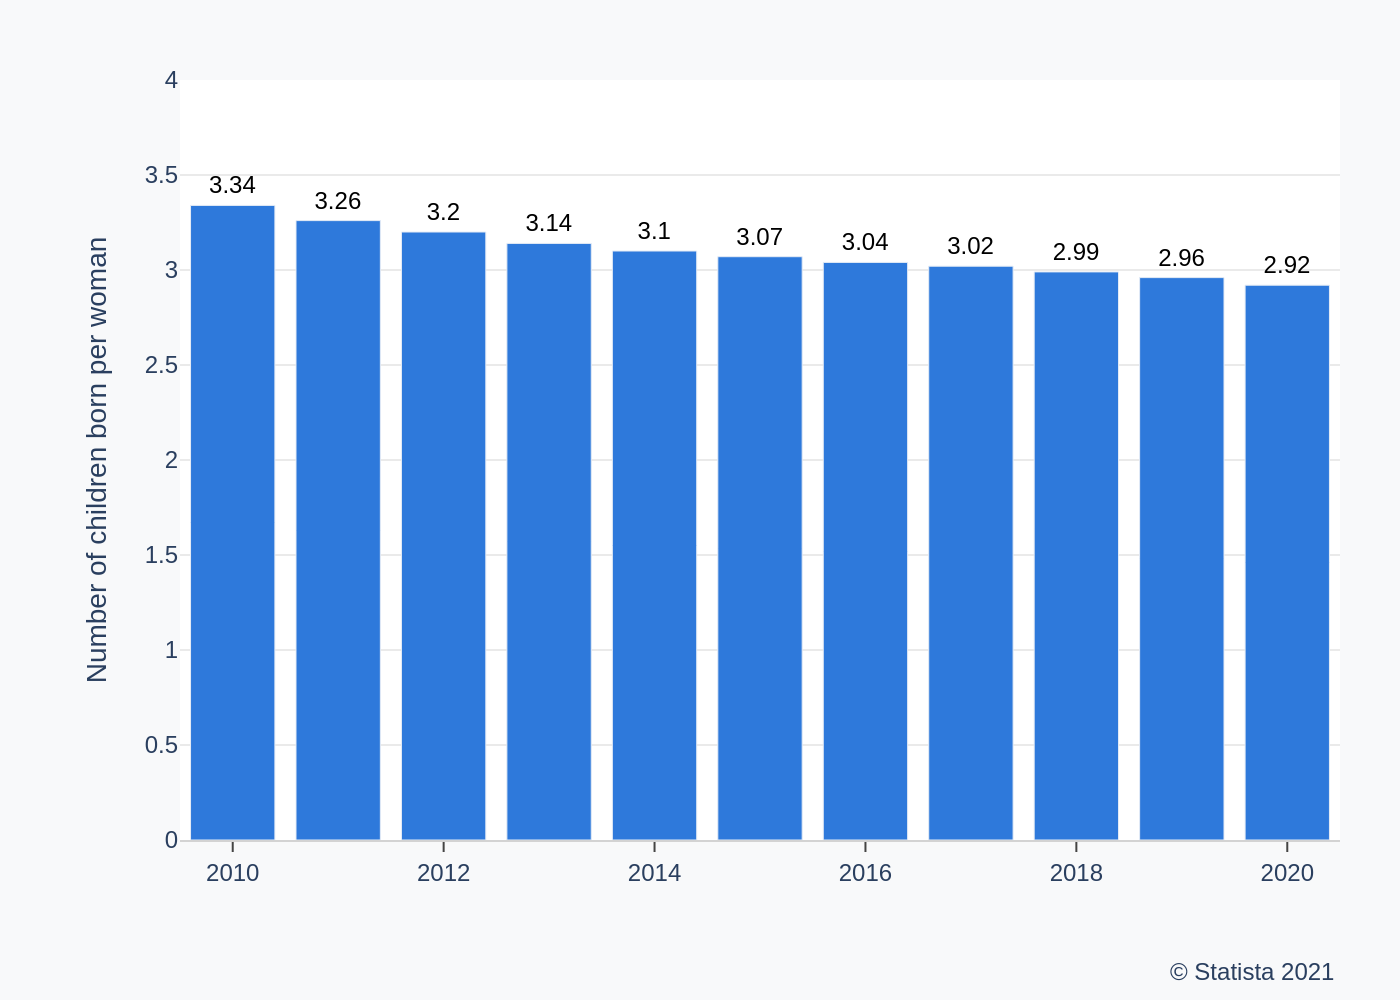

Reproduce this figure in Python.
import sys
import json
import os
import plotly.graph_objects as go

if len(sys.argv) != 2:
    print("Usage: python <script_name>.py <json_file_path>")
    sys.exit(1)

json_file_path = sys.argv[1]
base_filename = os.path.splitext(os.path.basename(json_file_path))[0]
output_image_path = f"{base_filename}.png"

with open(json_file_path, 'r', encoding='utf-8') as f:
    config = json.load(f)

chart_data = config['chart_data']
texts = config['texts']
colors = config['colors']

x_values = [item['x'] for item in chart_data]
y_values = [item['y'] for item in chart_data]

fig = go.Figure()

fig.add_trace(go.Bar(
    x=x_values,
    y=y_values,
    marker_color=colors[0],
    text=y_values,
    textposition='outside',
    texttemplate='%{y}',
    cliponaxis=False
))

fig.update_layout(
    font_family="Arial",
    plot_bgcolor='white',
    paper_bgcolor='#F8F9FA',
    showlegend=False,
    xaxis=dict(
        title_text=texts.get('x_axis_title'),
        showgrid=False,
        showline=True,
        linecolor='lightgray',
        ticks='outside'
    ),
    yaxis=dict(
        title_text=texts.get('y_axis_title'),
        range=[0, 4],
        gridcolor='#EAEAEA',
        gridwidth=1,
        zeroline=False,
        showline=False
    ),
    margin=dict(l=90, r=30, t=40, b=80),
    annotations=[
        dict(
            text=texts.get('source'),
            showarrow=False,
            xref='paper',
            yref='paper',
            x=1.0,
            y=-0.15,
            xanchor='right',
            yanchor='top',
            font=dict(family="Arial", size=12)
        )
    ]
)

fig.update_traces(
    textfont=dict(family="Arial", size=12, color='black')
)

fig.write_image(output_image_path, scale=2)
